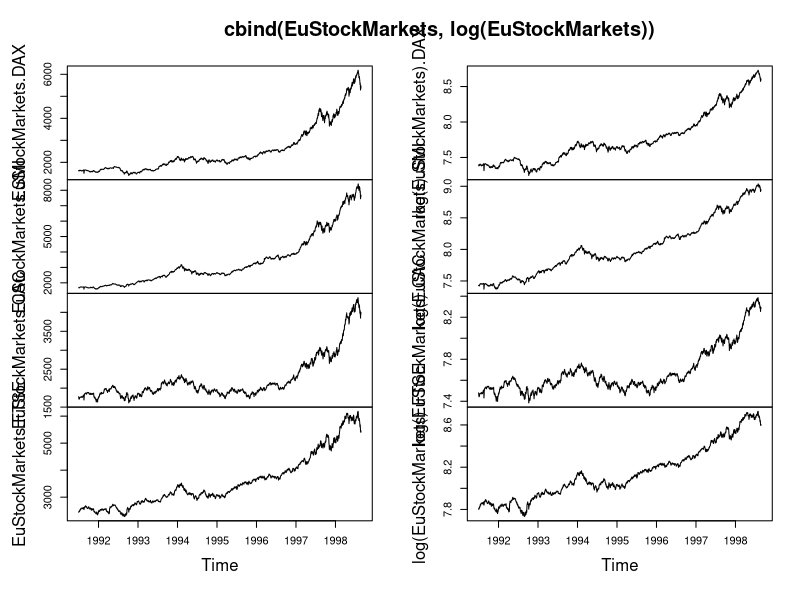
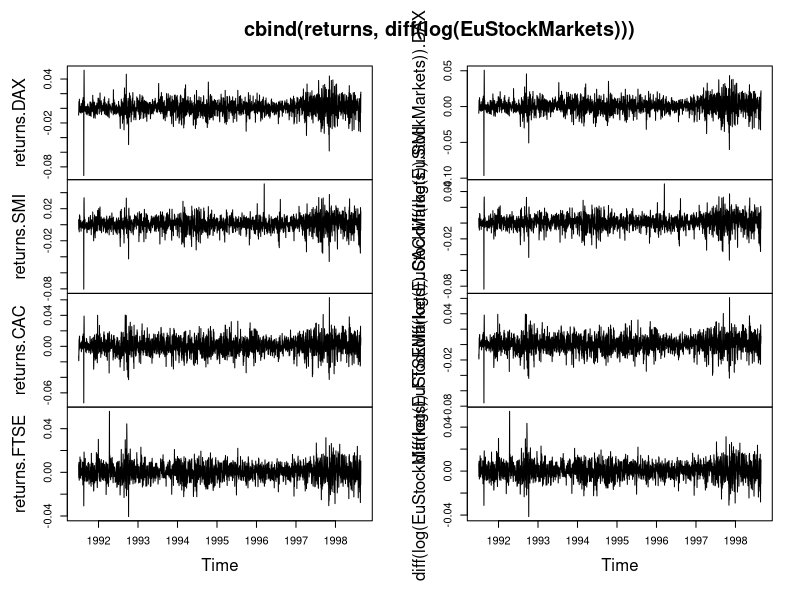
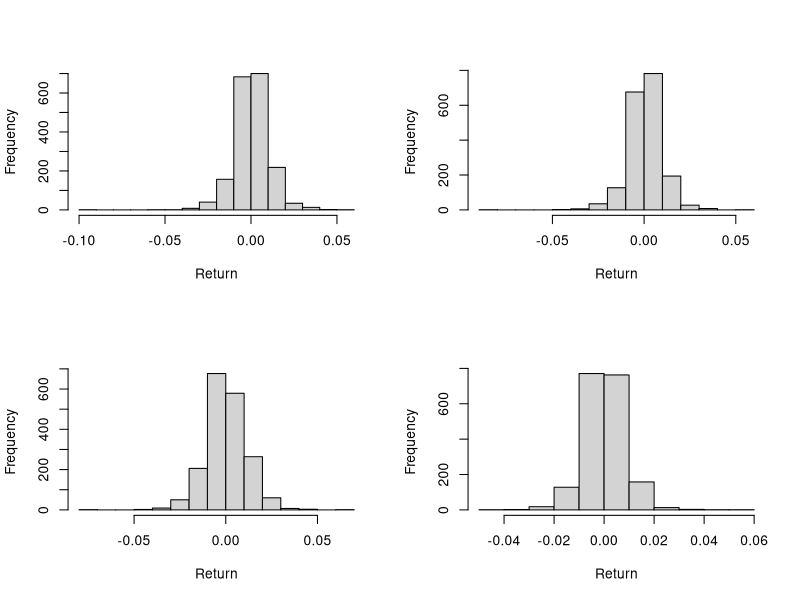
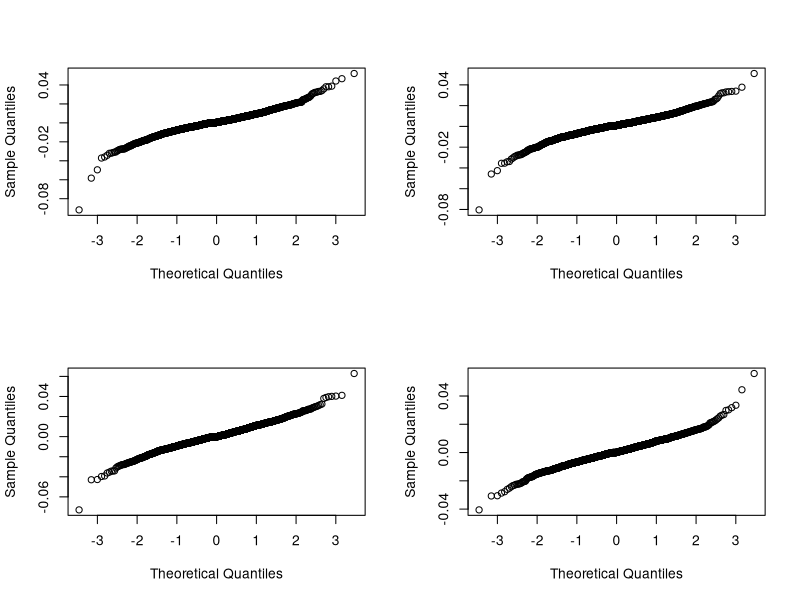
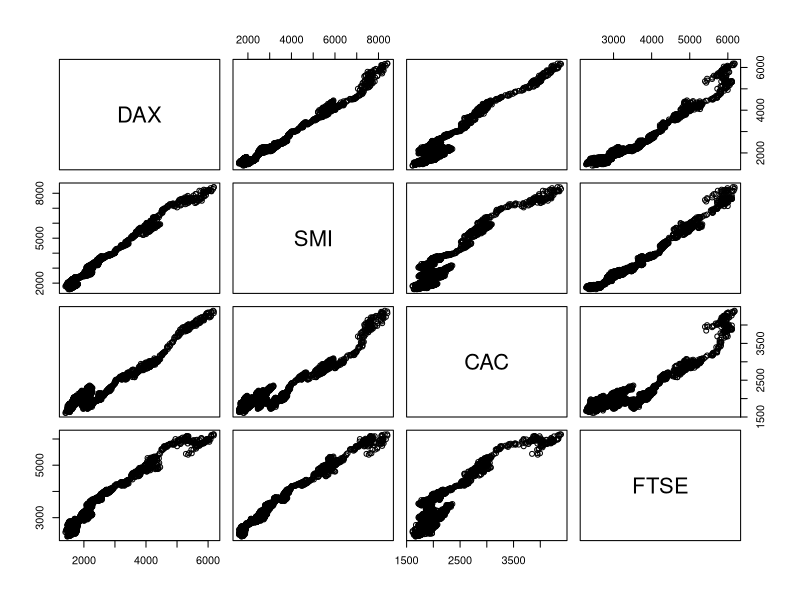
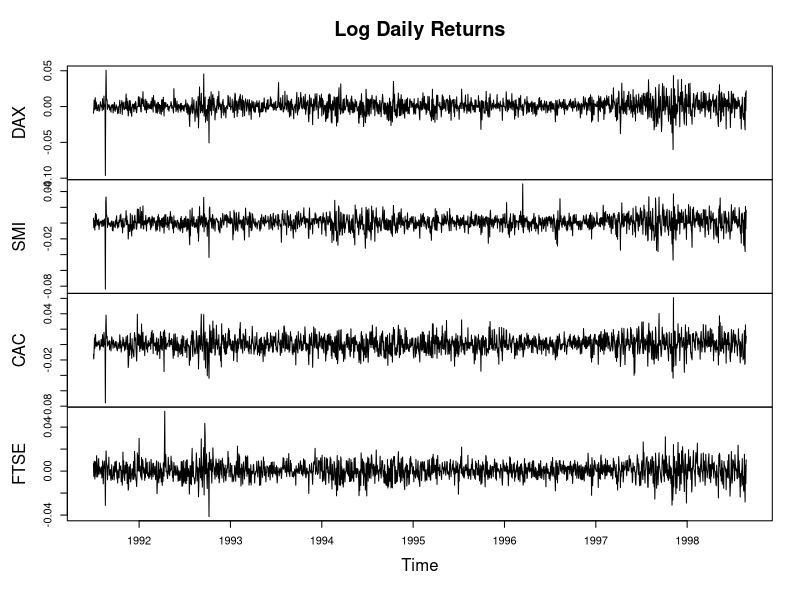
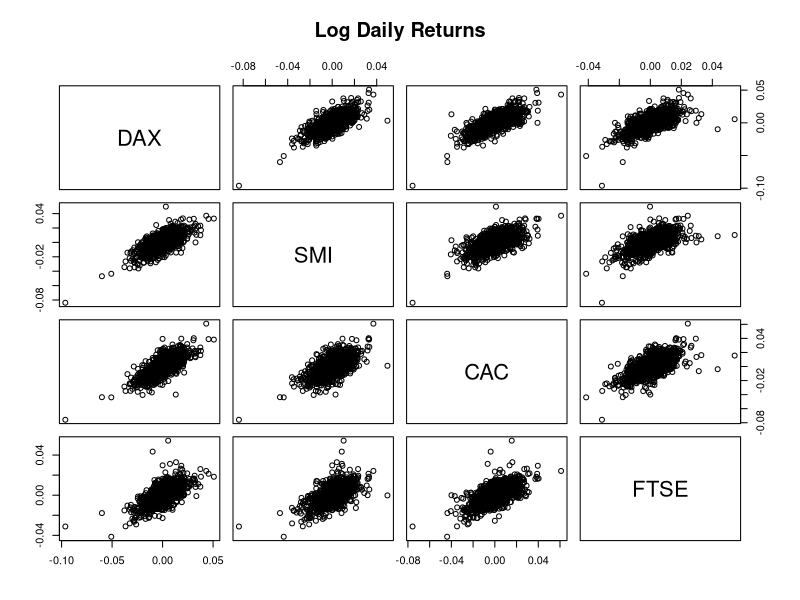
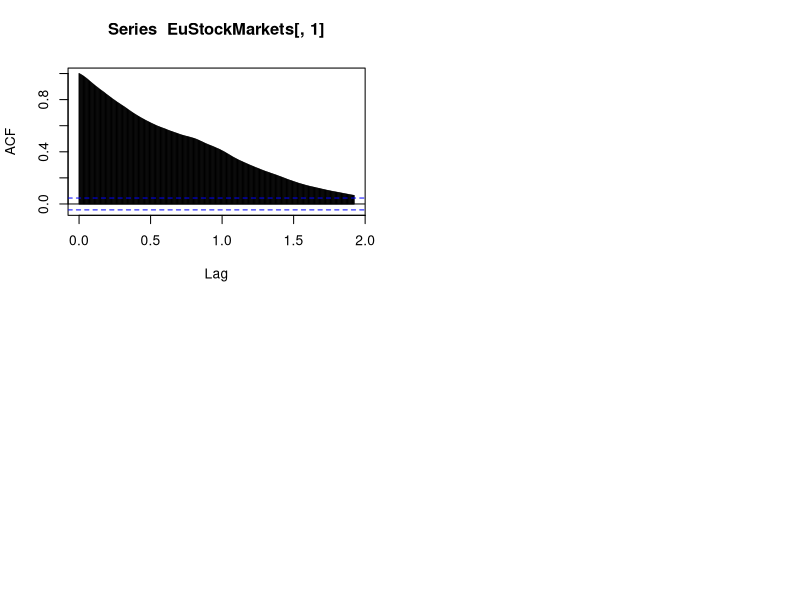

Write R code to recreate these figures, in order.
## ---- chunk 1
knitr::opts_chunk$set(echo = TRUE)
## ---- chunk 2
plot.ts(cbind(EuStockMarkets, log(EuStockMarkets)))
## ---- chunk 3
# getting the daily returns
## Divide all rows except the first and the last one and subtract 1 from the values
returns <- EuStockMarkets[-1,] / EuStockMarkets[-1860,] - 1

# We'll see that this formula does the same thing as diff(log(x))

#convert the returns to time series
returns <- ts(returns, 
              start = c(1991, 130),
              frequency = 260)

# diff(log(EuStockMarkets)) is the log of returns
plot(cbind(returns, diff(log(EuStockMarkets))))

## ---- chunk 4
colMeans(returns)

apply(returns, #apply in the data
      MARGIN = 2,     #in columns (1 would be rows)
      FUN = var)      #the var function (variance)

apply(returns,
      MARGIN = 2,
      FUN = sd)
## ---- chunk 5
par(mfrow = c(2,2))
apply(returns, MARGIN = 2, FUN = hist, main = "", xlab = "Return")
## ---- chunk 6
par(mfrow = c(2,2))
apply(returns,
      MARGIN = 2,
      FUN = qqnorm,
      main = "")
## ---- chunk 7
pairs(EuStockMarkets)
## ---- chunk 8
plot(diff(log(EuStockMarkets)),
     main = "Log Daily Returns")
## ---- chunk 9
pairs(diff(log(EuStockMarkets)),
      main = "Log Daily Returns")
## ---- chunk 10
# acf() gives the autocorrelation for each lag, plot can be set to F to get only the values
# Blue lines represent %95 confidence intervals

acf(EuStockMarkets[,1], lag.max = 500, plot = T)
## ---- chunk 11
# ar is the phi (the slope) of the time series model
AR_50 <- arima.sim(model = list(ar = .5),
                  n = 100)

AR_90 <- arima.sim(model = list(ar = .9),
                   n = 100)

AR_neg75 <- arima.sim(model = list(ar = -.75),
                   n = 100)

plot(cbind(AR_90, AR_50, AR_neg75),
     main = "As the slope (phi) decreases, oscilattion of the process increase \n and autocorrelation (continuity from one obs to the next) decreases")
## ---- chunk 12
par(mfrow = c(2,2))
acf(AR_90)
acf(AR_50)
acf(AR_neg75)
## ---- chunk 13
par(mfrow = c(3,2))
# Simulate and plot AR model with slope 0.9 
AR_90 <- arima.sim(model = list(ar = 0.9), n = 200)
ts.plot(AR_90)
acf(AR_90)

# Simulate and plot AR model with slope 0.98
AR_98 <- arima.sim(model = list(ar = 0.98), n = 200)
ts.plot(AR_98)
acf(AR_98)

# Simulate and plot RW model
RW <- arima.sim(model = list(order=c(0,1,0)), n = 200)
ts.plot(RW)
acf(RW) 
